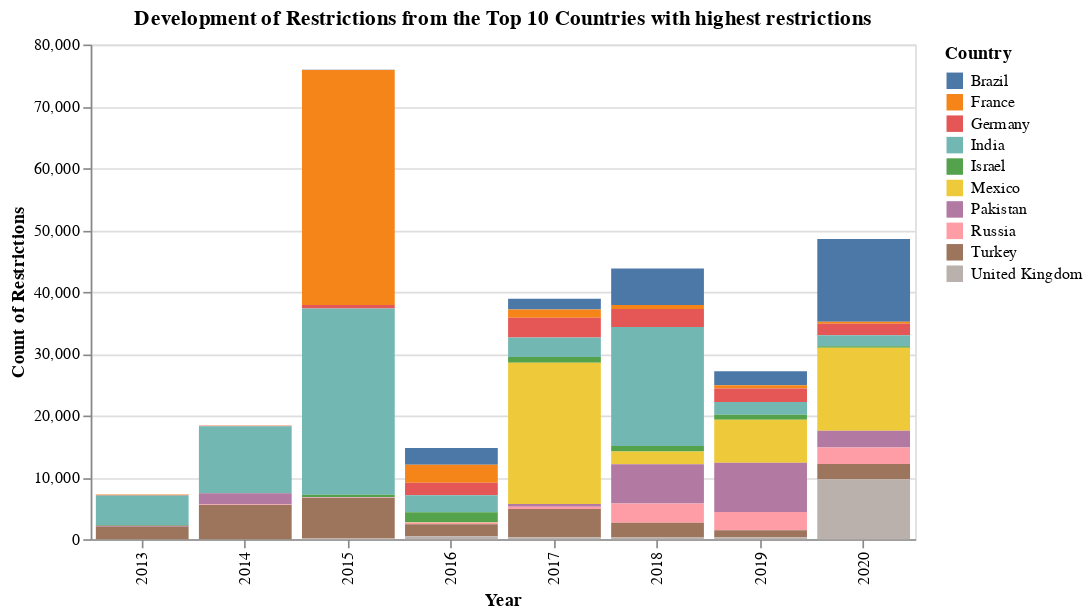

Notebook cell for this chart:
### Code cell
# plot according to the Top 10 Countries over the years
alt.Chart(top10,width=500, height=300).mark_bar().encode(
    x='Year:O',
    y=alt.Y('sum(Restrictions)', axis=alt.Axis(title='Count of Restrictions')),
    color='Country'
).interactive().properties(
    title='Development of Restrictions from the Top 10 Countries with highest restrictions',

)


## use bars of small multiples

### Figure 1 — Vega-Lite specification as saved in the notebook (floating-point values rounded to 4 significant figures; data arrays with more than 128 entries replaced by an {"elided": "..."} marker saying what was removed)
{"config": {"view": {"continuousWidth": 400, "continuousHeight": 300}}, "data": {"name": "data-a24edd3365f37c8e615460038075d61d"}, "mark": "bar", "encoding": {"color": {"type": "nominal", "field": "Country"}, "x": {"type": "ordinal", "field": "Year"}, "y": {"type": "quantitative", "aggregate": "sum", "axis": {"title": "Count of Restrictions"}, "field": "Restrictions"}}, "height": 300, "selection": {"selector002": {"type": "interval", "bind": "scales", "encodings": ["x", "y"]}}, "title": "Development of Restrictions from the Top 10 Countries with highest restrictions", "width": 500, "$schema": "https://vega.github.io/schema/vega-lite/v4.8.1.json", "datasets": {"data-a24edd3365f37c8e615460038075d61d": {"elided": "141 records"}}}
